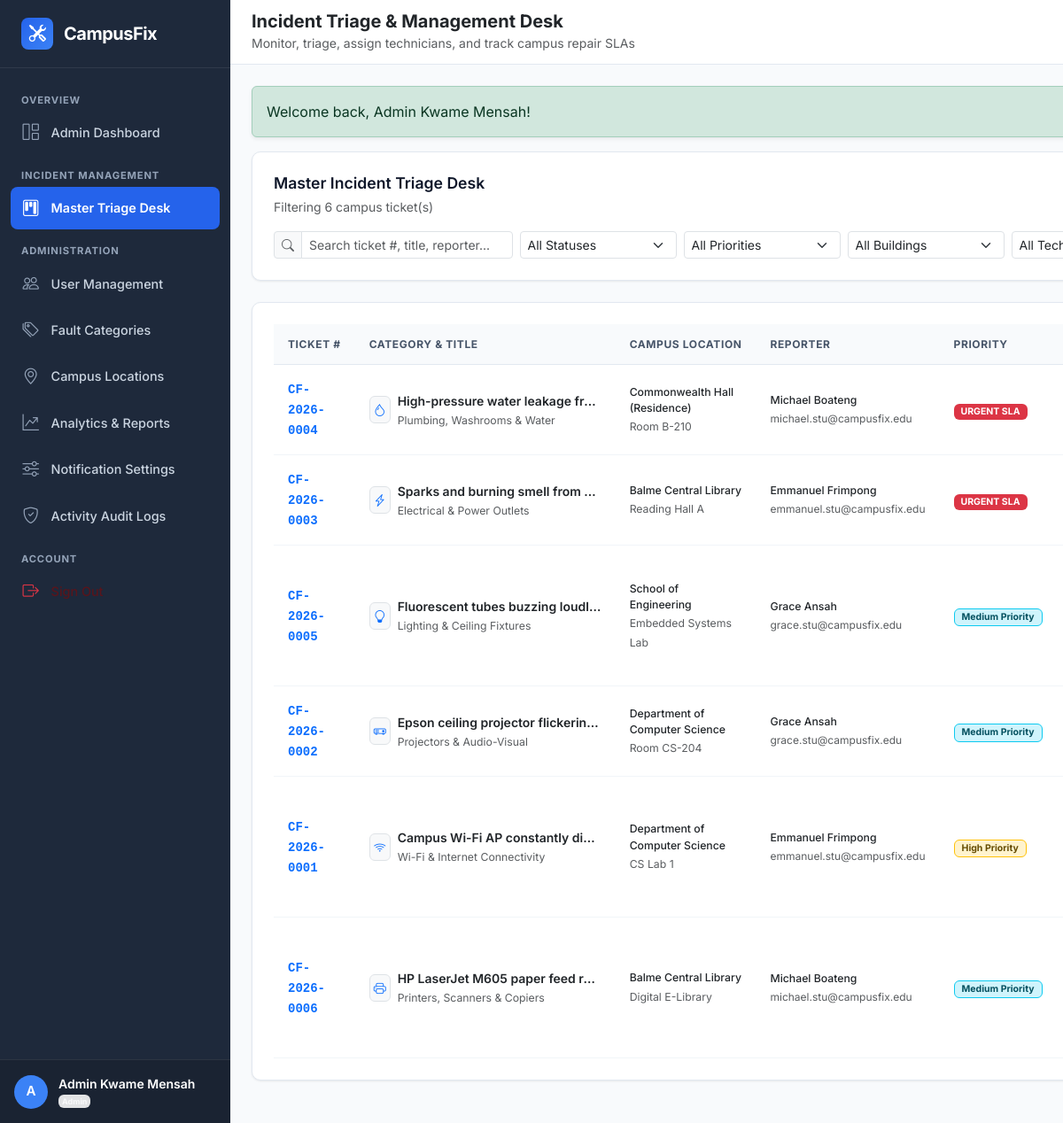
/admin/all-tickets.php (signed in), run on an earlier commit of the app's database.
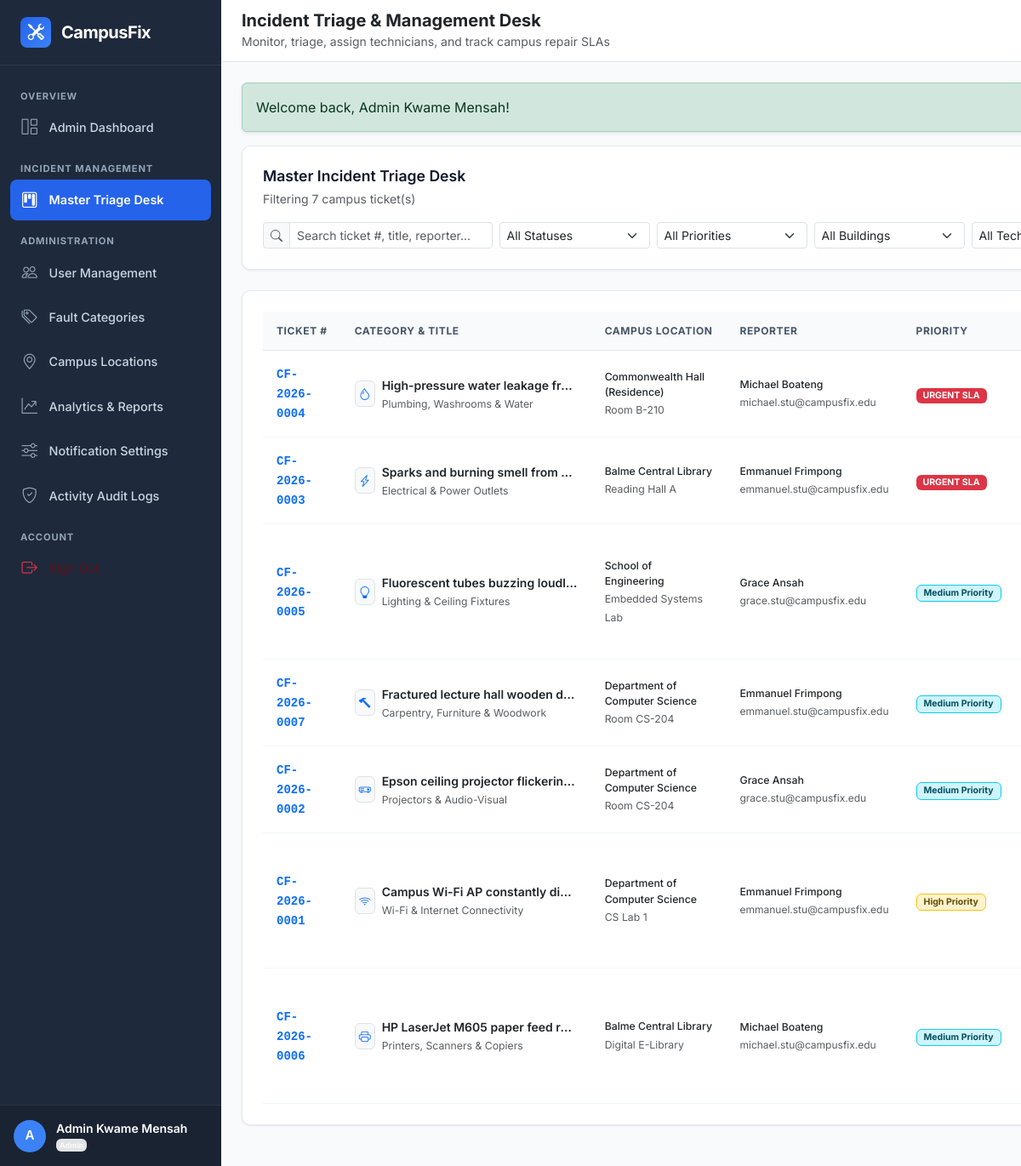
And on a later commit of the database.
### tables this page shows
CREATE TABLE `tickets` (
  `id` INT UNSIGNED NOT NULL AUTO_INCREMENT,
  `ticket_number` VARCHAR(30) NOT NULL COMMENT 'Human-readable unique ID, e.g., CF-2026-0001',
  `reporter_id` INT UNSIGNED NOT NULL,
  `category_id` INT UNSIGNED NOT NULL,
  `location_id` INT UNSIGNED NOT NULL,
  `location_details` VARCHAR(255) DEFAULT NULL COMMENT 'Extra specific notes e.g. Near 3rd window from left',
  `title` VARCHAR(200) NOT NULL,
  `description` TEXT NOT NULL,
  `severity` ENUM('low', 'medium', 'high', 'critical') NOT NULL DEFAULT 'medium',
  `priority` ENUM('low', 'medium', 'high', 'urgent') NOT NULL DEFAULT 'medium',
  `status` ENUM('pending', 'assigned', 'in_progress', 'resolved', 'closed', 'reopened', 'cancelled') NOT NULL DEFAULT 'pending',
  `assigned_to` INT UNSIGNED DEFAULT NULL COMMENT 'Technician currently assigned',
  `assigned_at` DATETIME DEFAULT NULL,
  `resolved_at` DATETIME DEFAULT NULL,
  `closed_at` DATETIME DEFAULT NULL,
  `resolution_notes` TEXT DEFAULT NULL COMMENT 'Summary of repair work done by technician',
  `satisfaction_rating` TINYINT UNSIGNED DEFAULT NULL COMMENT '1 to 5 star rating by student reporter upon resolution',
  `satisfaction_feedback` TEXT DEFAULT NULL,
  `billing_amount` DECIMAL(10,2) NOT NULL DEFAULT 0.00 COMMENT 'Repair/Material surcharge if billable',
  `billing_description` VARCHAR(255) DEFAULT NULL COMMENT 'Reason for surcharge (e.g. Replacement Lamp/Cable)',
  `payment_status` ENUM('not_required', 'pending', 'paid', 'waived') NOT NULL DEFAULT 'not_required',
  `created_at` DATETIME NOT NULL DEFAULT CURRENT_TIMESTAMP,
  `updated_at` DATETIME NOT NULL DEFAULT CURRENT_TIMESTAMP ON UPDATE CURRENT_TIMESTAMP,
  PRIMARY KEY (`id`),
  UNIQUE KEY `uk_tickets_ticket_number` (`ticket_number`),
  KEY `idx_tickets_reporter` (`reporter_id`),
  KEY `idx_tickets_assigned_to` (`assigned_to`),
  KEY `idx_tickets_category` (`category_id`),
  KEY `idx_tickets_location` (`location_id`),
  KEY `idx_tickets_status` (`status`),
  KEY `idx_tickets_payment_status` (`payment_status`),
  KEY `idx_tickets_severity` (`severity`),
  KEY `idx_tickets_priority` (`priority`),
  KEY `idx_tickets_created_at` (`created_at`),
  CONSTRAINT `fk_tickets_reporter` FOREIGN KEY (`reporter_id`) REFERENCES `users` (`id`) ON UPDATE CASCADE,
  CONSTRAINT `fk_tickets_assigned_to` FOREIGN KEY (`assigned_to`) REFERENCES `users` (`id`) ON DELETE SET NULL ON UPDATE CASCADE,
  CONSTRAINT `fk_tickets_category` FOREIGN KEY (`category_id`) REFERENCES `categories` (`id`) ON UPDATE CASCADE,
  CONSTRAINT `fk_tickets_location` FOREIGN KEY (`location_id`) REFERENCES `campus_locations` (`id`) ON UPDATE CASCADE
);

CREATE TABLE `categories` (
  `id` INT UNSIGNED NOT NULL AUTO_INCREMENT,
  `name` VARCHAR(100) NOT NULL,
  `slug` VARCHAR(100) NOT NULL,
  `description` TEXT DEFAULT NULL,
  `department_in_charge` VARCHAR(100) DEFAULT 'General Services',
  `icon` VARCHAR(50) DEFAULT 'bi-gear' COMMENT 'Bootstrap Icon class name',
  `color_code` VARCHAR(20) DEFAULT '#0d6efd' COMMENT 'Hex color code for UI badges',
  `is_active` TINYINT(1) NOT NULL DEFAULT 1,
  `created_at` DATETIME NOT NULL DEFAULT CURRENT_TIMESTAMP,
  PRIMARY KEY (`id`),
  UNIQUE KEY `uk_categories_name` (`name`),
  UNIQUE KEY `uk_categories_slug` (`slug`),
  KEY `idx_categories_is_active` (`is_active`)
);

CREATE TABLE `campus_locations` (
  `id` INT UNSIGNED NOT NULL AUTO_INCREMENT,
  `building_name` VARCHAR(100) NOT NULL,
  `building_code` VARCHAR(20) NOT NULL,
  `floor` VARCHAR(50) NOT NULL COMMENT 'Ground Floor, 1st Floor, 2nd Floor, etc.',
  `room_number` VARCHAR(50) DEFAULT NULL COMMENT 'Room CS-101, Reading Hall A, etc.',
  `area_description` VARCHAR(255) DEFAULT NULL,
  `is_active` TINYINT(1) NOT NULL DEFAULT 1,
  `created_at` DATETIME NOT NULL DEFAULT CURRENT_TIMESTAMP,
  PRIMARY KEY (`id`),
  KEY `idx_locations_building_code` (`building_code`),
  KEY `idx_locations_is_active` (`is_active`)
);

CREATE TABLE `users` (
  `id` INT UNSIGNED NOT NULL AUTO_INCREMENT,
  `user_code` VARCHAR(30) NOT NULL COMMENT 'Unique identifier (e.g., ADM-2026-001, TECH-2026-001, STU-2026-101)',
  `full_name` VARCHAR(100) NOT NULL,
  `email` VARCHAR(150) NOT NULL,
  `phone` VARCHAR(25) DEFAULT NULL,
  `password_hash` VARCHAR(255) NOT NULL,
  `role` ENUM('student', 'technician', 'admin') NOT NULL DEFAULT 'student',
  `department` VARCHAR(100) DEFAULT NULL COMMENT 'Academic department or technical unit',
  `status` ENUM('active', 'inactive', 'suspended') NOT NULL DEFAULT 'active',
  `avatar` VARCHAR(255) DEFAULT NULL COMMENT 'Path to profile image or avatar',
  `reset_token` VARCHAR(100) DEFAULT NULL,
  `reset_token_expires_at` DATETIME DEFAULT NULL,
  `created_at` DATETIME NOT NULL DEFAULT CURRENT_TIMESTAMP,
  `updated_at` DATETIME NOT NULL DEFAULT CURRENT_TIMESTAMP ON UPDATE CURRENT_TIMESTAMP,
  PRIMARY KEY (`id`),
  UNIQUE KEY `uk_users_user_code` (`user_code`),
  UNIQUE KEY `uk_users_email` (`email`),
  KEY `idx_users_role_status` (`role`, `status`)
);

### includes/auth_guard.php (called while the page is built, shortened)
<?php
function get_flash_messages(): array
{
    $messages = $_SESSION['flash_messages'] ?? [];
    return $messages;
}

### admin/all-tickets.php (the view, shortened to what the changed rows need)
<?php
require_once __DIR__ . '/../includes/auth_guard.php';
require_once __DIR__ . '/../includes/functions.php';
$tickets = [];
try {
    $pdo = get_db_connection();
    $sql = "
        SELECT t.*, c.name as category_name, c.icon as category_icon,
               l.building_name, l.room_number,
               r.full_name as reporter_name, r.email as reporter_email,
               tech.full_name as technician_name
        FROM tickets t
        JOIN categories c ON t.category_id = c.id
        JOIN campus_locations l ON t.location_id = l.id
        JOIN users r ON t.reporter_id = r.id
        LEFT JOIN users tech ON t.assigned_to = tech.id
        WHERE 1=1
    ";
    $params = [];
    $sql .= " ORDER BY
        CASE WHEN t.status = 'pending' THEN 1
             WHEN t.priority = 'urgent' THEN 2
             WHEN t.severity = 'critical' THEN 3
             WHEN t.status = 'reopened' THEN 4
             ELSE 5 END,
        t.created_at DESC";
    $stmt = $pdo->prepare($sql);
    $stmt->execute($params);
    $tickets = $stmt->fetchAll();
} catch (Exception $e) {
    flash_message('danger', 'Error querying incident desk: ' . $e->getMessage());
}
include_once INCLUDES_PATH . 'header.php';
?>
<div class="d-flex flex-column flex-1 w-100">
    <?php include_once INCLUDES_PATH . 'navbar.php'; ?>
    <div class="container-fluid px-0">
        <div class="cf-card mb-4">
            <div class="d-flex flex-wrap align-items-center justify-content-between gap-3 mb-3">
                <div>
                    <h5 class="cf-card-title mb-1">Master Incident Triage Desk</h5>
                    <small class="text-muted">Filtering <?= count($tickets) ?> campus ticket(s)</small>
                </div>
            </div>
        </div>
        <div class="cf-card">
            <?php if (empty($tickets)): ?>
                <div class="empty-state">
                    <div class="empty-state-icon"><i class="bi bi-folder-check"></i></div>
                    <h5 class="empty-state-title">No Incident Tickets Match Criteria</h5>
                    <p class="empty-state-text">Adjust your filters or search terms above to inspect other campus records.</p>
                </div>
            <?php else: ?>
                <div class="table-responsive">
                    <table class="cf-table">
                        <thead>
                            <tr>
                                <th>Ticket #</th>
                                <th>Category & Title</th>
                                <th>Campus Location</th>
                                <th>Reporter</th>
                                <th>Priority</th>
                                <th>Status</th>
                            </tr>
                        </thead>
                        <tbody>
                            <?php foreach ($tickets as $t): ?>
                                <tr>
                                    <td>
                                        <a href="<?= BASE_URL ?>admin/ticket-details.php?id=<?= $t['id'] ?>" class="fw-bold font-monospace text-primary text-decoration-none">
                                            <?= htmlspecialchars($t['ticket_number']) ?>
                                        </a>
                                    </td>
                                    <td>
                                        <div class="d-flex align-items-center gap-2">
                                            <span class="p-1 rounded bg-light border text-primary">
                                                <i class="bi <?= htmlspecialchars($t['category_icon']) ?>"></i>
                                            </span>
                                            <div>
                                                <div class="fw-semibold text-dark text-truncate" style="max-width: 230px;">
                                                    <?= htmlspecialchars($t['title']) ?>
                                                </div>
                                                <small class="text-muted"><?= htmlspecialchars($t['category_name']) ?></small>
                                            </div>
                                        </div>
                                    </td>
                                    <td>
                                        <div class="small fw-medium text-dark"><?= htmlspecialchars($t['building_name']) ?></div>
                                        <small class="text-muted"><?= htmlspecialchars($t['room_number'] ?? 'General') ?></small>
                                    </td>
                                    <td>
                                        <div class="small fw-medium text-dark"><?= htmlspecialchars($t['reporter_name']) ?></div>
                                        <small class="text-muted" style="font-size: 0.75rem;"><?= htmlspecialchars($t['reporter_email']) ?></small>
                                    </td>
                                    <td><?= render_priority_badge($t['priority']) ?></td>
                                    <td><?= render_status_badge($t['status']) ?></td>
                                </tr>
                            <?php endforeach; ?>
                        </tbody>
                    </table>
                </div>
            <?php endif; ?>
        </div>
    </div>
</div>
<?php include_once INCLUDES_PATH . 'footer.php'; ?>

### includes/navbar.php (shortened to what the changed rows need)
<?php
require_once __DIR__ . '/auth_guard.php';
require_once __DIR__ . '/functions.php';
?>
<main class="app-main p-3 p-md-4">
    <?php
    $flashes = get_flash_messages();
    if (!empty($flashes)):
        foreach ($flashes as $f):
            $alertType = ($f['type'] === 'error') ? 'danger' : $f['type'];
    ?>
        <div class="alert alert-<?= htmlspecialchars($alertType) ?> alert-dismissible fade show shadow-sm" role="alert">
            <?= htmlspecialchars($f['message']) ?>
        </div>
    <?php
        endforeach;
    endif;
    ?>

### includes/functions.php (shortened to what the changed rows need)
<?php
require_once __DIR__ . '/auth_guard.php';
function render_priority_badge(string $priority): string
{
    $map = [
        'low'    => ['class' => 'bg-light text-muted border', 'label' => 'Low Priority'],
        'medium' => ['class' => 'bg-info-subtle text-info-emphasis border border-info', 'label' => 'Medium Priority'],
        'high'   => ['class' => 'bg-warning-subtle text-warning-emphasis border border-warning', 'label' => 'High Priority'],
        'urgent' => ['class' => 'bg-danger text-white fw-bold', 'label' => 'URGENT SLA']
    ];
    $cfg = $map[strtolower($priority)] ?? ['class' => 'badge bg-secondary', 'label' => ucfirst($priority)];
    return sprintf('<span class="badge %s px-2 py-1 rounded-2">%s</span>', $cfg['class'], htmlspecialchars($cfg['label']));
}

What changed in the data, as far as the page shows it:
added tickets: ticket_number "CF-2026-0007", title "Fractured lecture hall wooden d…", category.name "Carpentry, Furniture & Woodwork", location.building_name "Department of Computer Science", location.room_number "Room CS-204", reporter.full_name "Emmanuel Frimpong", reporter.email "emmanuel.stu@campusfix.edu", priority "Medium Priority"
Also different on the page:
count($tickets): "6" → "7"
